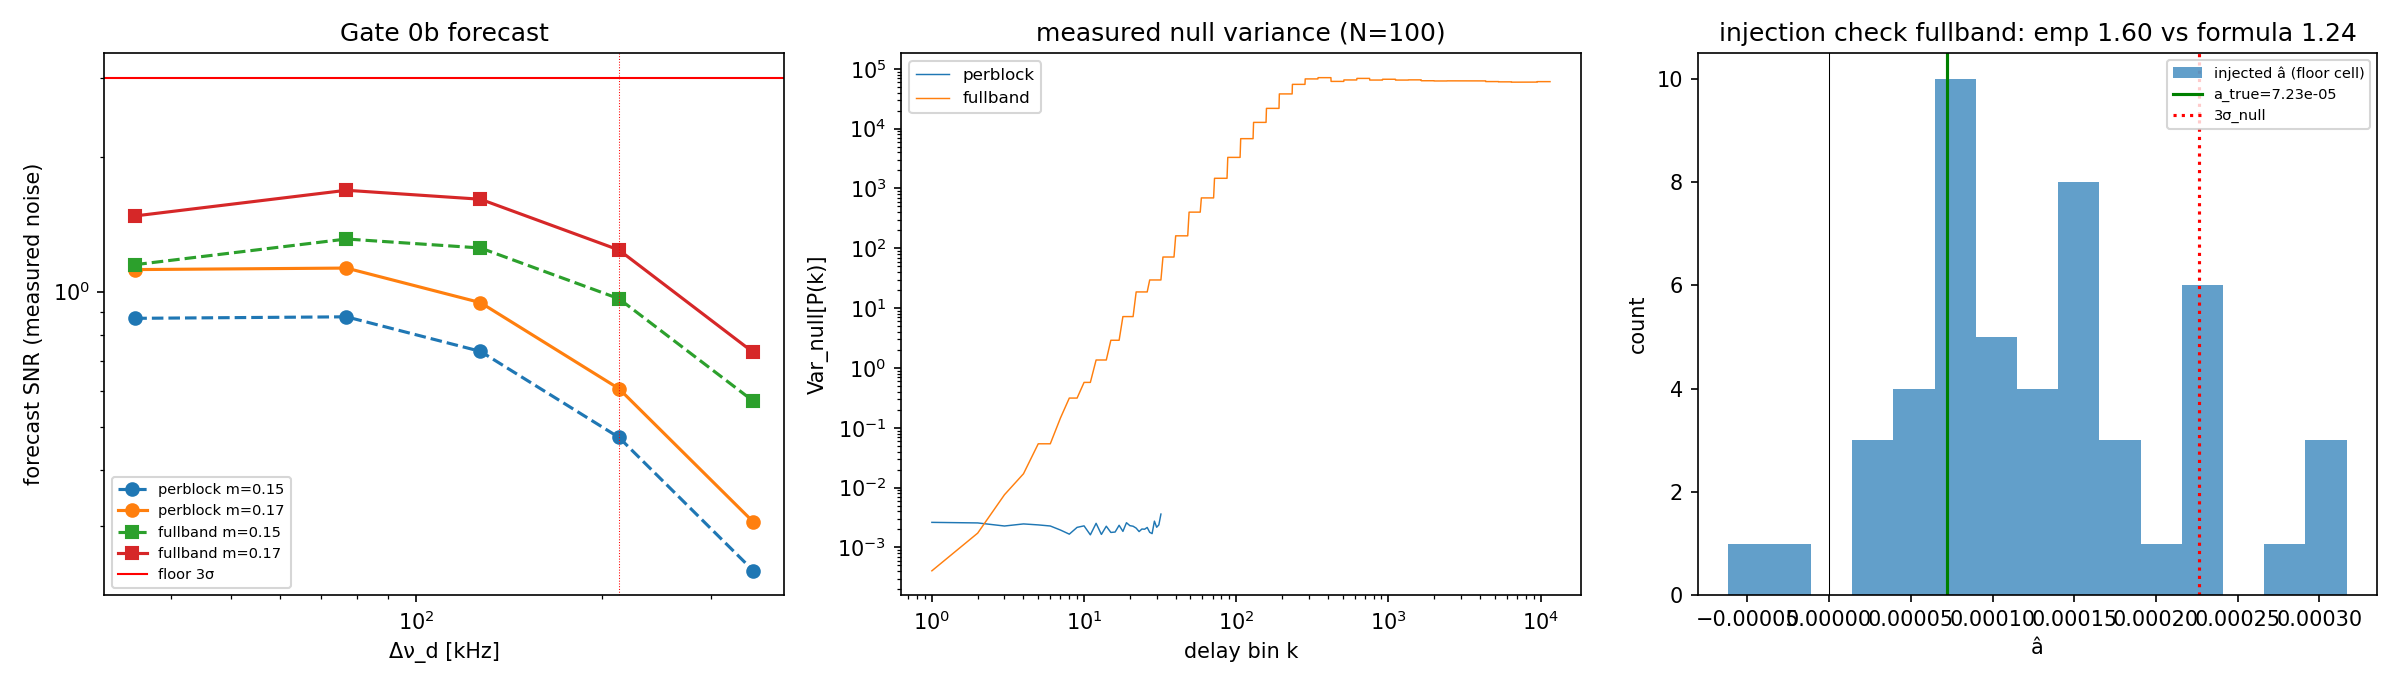

Recreate this plot in Python.
#!/usr/bin/env python3
"""Gate 0b: measured-noise detectability forecast for the P3 optimal estimator.

Predeclared in ``docs/rse/specs/experiment-chime-scint-p3-optimal-estimator.md``
(Faber2026): before any P3 implementation, recompute the Gate-0 detectability
ceiling replacing the idealized radiometer algebra with the **measured** null
variance of the delay-domain cross power on real off-pulse data.

Frozen floor: at m = 0.17, Δν_d = 213 kHz the forecast must reach SNR >= 3 for
the build to proceed; below 3 the experiment terminates as
DOCUMENTED-FAIL-BY-FORECAST with nothing built.

Construction (inherits P2's machinery verbatim via import):

* Null realizations: seeded permutation splits of the off-pulse pool into a
  100-sample pseudo-on and a disjoint reference (P2 G2 convention,
  seed = 900000 + i), through the S2 split-ratio construction -> two ratio
  fields with independent noise.
* Transform: 64-channel block demeaning (identical ``_demean_by_block``), then
  either a per-coarse-block 64-point FFT (variant "perblock") or a full-band
  FFT over all 23 064 fine channels (variant "fullband").  Both variants are
  forecast; the frozen floor passes if EITHER reaches 3 sigma at the floor
  cell — T5 later freezes the winner before G1''.
* Cross power: P(k) = Re[F1(k) conj F2(k)] — noise-bias-free because the two
  splits carry independent noise.
* Template: T(k) = <|D(k)|^2> over synthetic unit-variance Lorentzian-ACF gain
  fields pushed through the SAME mask + demeaning + transform (this bakes the
  block-demeaning transfer function into the template — the T4 correction —
  because demeaning removes most of a scintle wider than the 390.6 kHz block).
  The expected signal cross power is a * T(k) with a = (f_b * m)^2: the ratio
  field carries f_b*m*delta(nu) in both splits (the constant f_b offset dies
  in demeaning).
* Forecast: SNR(m, dnu) = (f_b*m)^2 * sqrt(sum_k T(k)^2 / Var_null(k)) — the
  matched-filter significance with empirical weights (w = 1/Var).
* Empirical cross-check at the floor cell: 50 multiplicative injections
  (gain = 1 + f_b(1 + m*delta), the G1 convention, seeds 8000+r = G1 cell 8)
  through the matched estimator; median(a_hat)/sigma_null must agree with the
  formula to within ~30% for the formula verdict to stand.

Seed spaces: nulls 900000+i (P2 G2), injections 1000*cell+r (P2 G1, cell 8),
templates 700000 + 1000*dnu_index + j (new, disjoint from both).

Blinding: only off-pulse samples are ever read (the P2 harness' structural
guard applies); no on-pulse data enters this forecast.

Run: conda py312; ``python gate0b_forecast.py`` writes gate0b_forecast.json
and gate0b_forecast.png next to this file and prints the verdict JSON.
"""

from __future__ import annotations

import json
import sys
from pathlib import Path

import matplotlib

matplotlib.use("Agg")
import matplotlib.pyplot as plt  # noqa: E402
import numpy as np  # noqa: E402

HERE = Path(__file__).resolve().parent
ROOT = HERE.parents[3]
P2_DIR = HERE.parent / "p2-routeb-voltage"
sys.path.insert(0, str(ROOT))
sys.path.insert(0, str(P2_DIR))

import routeb_calibration as p2  # noqa: E402  (P2 harness: Products, constants)
from scintillation.scint_analysis import routeb_voltage as rb  # noqa: E402
from scintillation.scint_analysis.cross_acf import _demean_by_block  # noqa: E402

# ---- frozen Gate-0b parameters (record: experiment-chime-scint-p3-...) -------
N_NULL = 100
NULL_SEED_BASE = p2.G2_SEED_BASE  # 900000 + i
N_TEMPLATE = 200
TEMPLATE_SEED_BASE = 700_000  # + 1000*dnu_index + j ; disjoint from G1/G2 spaces
N_INJECTION_CHECK = 50
FLOOR_M = 0.17
FLOOR_DNU_KHZ = 213.0
FLOOR_SNR = 3.0
INJECTION_CELL_SEED = 1000 * 8  # G1 cell 8 = (m=0.17, dnu=213 kHz), + realization
MODULATIONS = p2.MODULATIONS  # (0.15, 0.17)
DNU_KHZ = p2.DNU_KHZ  # (35, 77, 127, 213, 352)
F_B = p2.BURST_FLUX_FRACTION  # 0.05
N_VAR_BANDS = 48  # log-spaced delay bands for smoothing the full-band Var(k)
MIN_BLOCK_FINITE = 48  # perblock variant: skip blocks with < 48/64 good channels


def split_ratio_fields(products, on_samples, off_samples, *, on_gain=None):
    """The S2 split-ratio fields, verbatim P2 construction (pol-mean halves).

    Returns (field1, field2): independent-noise ratio spectra whose shared
    content is f_b*m*delta(nu) (plus the demeaning-removed f_b offset).
    """
    on = rb.assert_offpulse_samples(on_samples, name="on_samples")
    off = rb.assert_offpulse_samples(off_samples, name="off_samples")
    on_a, on_b = rb._split_halves(on)
    off_a, off_b = rb._split_halves(off)

    def half(on_h, off_h):
        per_pol = [
            rb._ratio(rb._mean_frame(dyn, on_h, on_gain), rb._mean_frame(dyn, off_h, None))
            for dyn in products.dynamic
        ]
        return 0.5 * (per_pol[0] + per_pol[1])

    return half(on_a, off_a), half(on_b, off_b)


class DelayTransforms:
    """Block-demeaned delay-domain transforms shared by data and templates."""

    def __init__(self, block_ids: np.ndarray) -> None:
        _, self.codes = np.unique(np.asarray(block_ids), return_inverse=True)
        self.n_blocks = int(self.codes.max() + 1)
        # perblock variant: only full 64-channel blocks participate, so every
        # block shares one delay grid (tau_k = k / 390.625 kHz).
        self.full_blocks = [
            np.flatnonzero(self.codes == b)
            for b in range(self.n_blocks)
            if (self.codes == b).sum() == p2.CHANNELS_PER_COARSE
        ]

    def demean(self, field: np.ndarray) -> np.ndarray:
        return _demean_by_block(np.asarray(field, dtype=float), self.codes, self.n_blocks)

    def fullband(self, field: np.ndarray) -> np.ndarray:
        """rfft of the demeaned field, NaN->0 (mask acts as a window; the
        template sees the identical window, so the transfer cancels in a/T)."""
        x = self.demean(field)
        x = np.where(np.isfinite(x), x, 0.0)
        return np.fft.rfft(x)

    def perblock(self, field: np.ndarray) -> np.ndarray:
        """Stack of per-block rffts (blocks with >= MIN_BLOCK_FINITE good
        channels), NaN->0 after demeaning; DC bin dropped by the caller."""
        x = self.demean(field)
        rows = []
        for idx in self.full_blocks:
            block = x[idx]
            finite = np.isfinite(block)
            if finite.sum() < MIN_BLOCK_FINITE:
                continue
            rows.append(np.fft.rfft(np.where(finite, block, 0.0)))
        return np.asarray(rows)

    def cross_power(self, variant: str, f1: np.ndarray, f2: np.ndarray) -> np.ndarray:
        t1, t2 = getattr(self, variant)(f1), getattr(self, variant)(f2)
        if variant == "perblock":
            n = min(len(t1), len(t2))
            power = np.real(t1[:n] * np.conj(t2[:n])).mean(axis=0)
            return power[1:]  # drop DC (demeaned anyway)
        return np.real(t1 * np.conj(t2))[1:]


def smooth_variance(var: np.ndarray) -> np.ndarray:
    """Log-spaced band-average of Var(k): 100 null samples per raw bin is too
    noisy for stable 1/Var weights over ~11k full-band bins; band-averaging is
    slightly conservative (it can only understate the achievable SNR)."""
    n = var.size
    if n <= N_VAR_BANDS:
        return var
    edges = np.unique(np.geomspace(1, n, N_VAR_BANDS + 1).astype(int))
    smoothed = np.empty_like(var)
    for lo, hi in zip(edges[:-1], edges[1:]):
        hi = max(hi, lo + 1)
        smoothed[lo - 1 : hi] = var[lo - 1 : hi].mean()
    return smoothed


def template_bank(products, transforms, variant: str) -> dict[float, np.ndarray]:
    """T(k) per Δν_d: mean delay power of unit-variance Lorentzian-ACF fields
    through the identical mask + demeaning + transform (T4 baked in)."""
    bad = ~products.good_channels
    bank = {}
    for dnu_index, dnu_khz in enumerate(DNU_KHZ):
        acc = None
        for j in range(N_TEMPLATE):
            rng = np.random.default_rng(TEMPLATE_SEED_BASE + 1000 * dnu_index + j)
            delta = rb.lorentzian_gain_field(
                rng,
                n_channels=products.n_band_channels,
                width_channels=p2._width_channels(dnu_khz),
            )
            delta = delta.astype(float)
            delta[bad] = np.nan
            power = transforms.cross_power(variant, delta, delta)
            acc = power if acc is None else acc + power
        bank[dnu_khz] = acc / N_TEMPLATE
    return bank


def matched_estimate(power: np.ndarray, template: np.ndarray, weights: np.ndarray) -> float:
    denominator = float(np.sum(weights * template**2))
    return float(np.sum(weights * power * template) / denominator)


def main() -> int:
    class Args:
        pol0 = p2.DEFAULT_POL0
        pol1 = p2.DEFAULT_POL1
        frequencies = p2.DEFAULT_FREQUENCIES
        time0_metadata = p2.DEFAULT_METADATA

    products = p2.Products(Args())
    transforms = DelayTransforms(products.parent)
    pool = products.off_pool

    # -- null campaign: measured delay-domain cross-power variance -------------
    null_powers = {"perblock": [], "fullband": []}
    for i in range(N_NULL):
        rng = np.random.default_rng(NULL_SEED_BASE + i)
        perm = rng.permutation(pool)
        on = np.sort(perm[: p2.N_ON])
        off = np.sort(perm[p2.N_ON :])
        f1, f2 = split_ratio_fields(products, on, off)
        for variant in null_powers:
            null_powers[variant].append(transforms.cross_power(variant, f1, f2))
    results = {}
    for variant, stack_list in null_powers.items():
        stack = np.asarray(stack_list)
        variance = stack.var(axis=0, ddof=1)
        if variant == "fullband":
            variance = smooth_variance(variance)
        weights = 1.0 / variance
        bank = template_bank(products, transforms, variant)
        forecast = {}
        null_ahat = {}
        for dnu_khz, template in bank.items():
            sigma = float(np.sum(template**2 / variance) ** -0.5)
            forecast[dnu_khz] = {
                m: (F_B * m) ** 2 / sigma for m in MODULATIONS
            }
            a_null = [matched_estimate(p, template, weights) for p in stack]
            null_ahat[dnu_khz] = {
                "sigma_analytic": sigma,
                "sigma_empirical": float(np.std(a_null, ddof=1)),
                "mean": float(np.mean(a_null)),
            }
        results[variant] = {
            "forecast_snr": forecast,
            "null_ahat": null_ahat,
            "variance": variance,
            "weights": weights,
            "bank": bank,
            "stack": stack,
        }

    # -- empirical injection cross-check at the floor cell ---------------------
    variant_at_floor = max(
        results, key=lambda v: results[v]["forecast_snr"][FLOOR_DNU_KHZ][FLOOR_M]
    )
    bank = results[variant_at_floor]["bank"]
    weights = results[variant_at_floor]["weights"]
    template = bank[FLOOR_DNU_KHZ]
    injected = []
    for r in range(N_INJECTION_CHECK):
        rng = np.random.default_rng(INJECTION_CELL_SEED + r)
        perm = rng.permutation(pool)
        on = np.sort(perm[: p2.N_ON])
        off = np.sort(perm[p2.N_ON :])
        delta = rb.lorentzian_gain_field(
            rng,
            n_channels=products.n_band_channels,
            width_channels=p2._width_channels(FLOOR_DNU_KHZ),
        )
        gain = 1.0 + F_B * (1.0 + FLOOR_M * delta)
        f1, f2 = split_ratio_fields(products, on, off, on_gain=gain)
        power = transforms.cross_power(variant_at_floor, f1, f2)
        injected.append(matched_estimate(power, template, weights))
    sigma_null = results[variant_at_floor]["null_ahat"][FLOOR_DNU_KHZ]["sigma_empirical"]
    a_true = (F_B * FLOOR_M) ** 2
    empirical_snr = float(np.median(injected) / sigma_null)
    formula_snr = results[variant_at_floor]["forecast_snr"][FLOOR_DNU_KHZ][FLOOR_M]

    floor_snr = max(
        results[v]["forecast_snr"][FLOOR_DNU_KHZ][FLOOR_M] for v in results
    )
    verdict = "PROCEED" if floor_snr >= FLOOR_SNR else "DOCUMENTED-FAIL-BY-FORECAST"

    # -- figure (visual vetting) ------------------------------------------------
    fig, axes = plt.subplots(1, 3, figsize=(16, 4.6))
    for variant, marker in (("perblock", "o"), ("fullband", "s")):
        for m, style in zip(MODULATIONS, ("--", "-")):
            snr = [results[variant]["forecast_snr"][d][m] for d in DNU_KHZ]
            axes[0].plot(DNU_KHZ, snr, style, marker=marker, label=f"{variant} m={m}")
    axes[0].axhline(FLOOR_SNR, color="r", lw=1, label="floor 3σ")
    axes[0].axvline(FLOOR_DNU_KHZ, color="r", lw=0.5, ls=":")
    axes[0].set(
        xscale="log", yscale="log", xlabel="Δν_d [kHz]",
        ylabel="forecast SNR (measured noise)", title="Gate 0b forecast",
    )
    axes[0].legend(fontsize=7)
    for variant in results:
        var = results[variant]["variance"]
        axes[1].plot(np.arange(1, var.size + 1), var, lw=0.7, label=variant)
    axes[1].set(
        xscale="log", yscale="log", xlabel="delay bin k",
        ylabel="Var_null[P(k)]", title=f"measured null variance (N={N_NULL})",
    )
    axes[1].legend(fontsize=8)
    axes[2].hist(injected, bins=15, alpha=0.7, label="injected â (floor cell)")
    axes[2].axvline(a_true, color="g", label=f"a_true={a_true:.2e}")
    axes[2].axvline(0, color="k", lw=0.5)
    axes[2].axvline(sigma_null * FLOOR_SNR, color="r", ls=":", label="3σ_null")
    axes[2].set(
        xlabel="â", ylabel="count",
        title=f"injection check {variant_at_floor}: emp {empirical_snr:.2f} vs formula {formula_snr:.2f}",
    )
    axes[2].legend(fontsize=7)
    fig.tight_layout()
    fig.savefig(HERE / "gate0b_forecast.png", dpi=150)

    payload = {
        "experiment": "p3-optimal-estimator",
        "gate": "0b",
        "record": "docs/rse/specs/experiment-chime-scint-p3-optimal-estimator.md",
        "inputs_sha256": products.inputs_sha256,
        "n_null": N_NULL,
        "n_template": N_TEMPLATE,
        "n_injection_check": N_INJECTION_CHECK,
        "seed_bases": {
            "null": NULL_SEED_BASE,
            "template": TEMPLATE_SEED_BASE,
            "injection_check": INJECTION_CELL_SEED,
        },
        "burst_flux_fraction": F_B,
        "floor": {"m": FLOOR_M, "dnu_khz": FLOOR_DNU_KHZ, "snr_min": FLOOR_SNR},
        "forecast_snr": {
            variant: {
                str(d): {str(m): results[variant]["forecast_snr"][d][m] for m in MODULATIONS}
                for d in DNU_KHZ
            }
            for variant in results
        },
        "sigma_calibration": {
            variant: {
                str(d): {
                    "analytic": results[variant]["null_ahat"][d]["sigma_analytic"],
                    "empirical": results[variant]["null_ahat"][d]["sigma_empirical"],
                    "null_mean": results[variant]["null_ahat"][d]["mean"],
                }
                for d in DNU_KHZ
            }
            for variant in results
        },
        "injection_check": {
            "variant": variant_at_floor,
            "a_true": a_true,
            "a_hat_median": float(np.median(injected)),
            "a_hat_values": [float(v) for v in injected],
            "empirical_snr": empirical_snr,
            "formula_snr": formula_snr,
        },
        "floor_snr": floor_snr,
        "floor_variant": variant_at_floor,
        "verdict": verdict,
    }
    (HERE / "gate0b_forecast.json").write_text(json.dumps(payload, indent=2, sort_keys=True) + "\n")
    print(
        json.dumps(
            {
                "verdict": verdict,
                "floor_snr": round(floor_snr, 3),
                "floor_variant": variant_at_floor,
                "empirical_check_snr": round(empirical_snr, 3),
                "formula_snr_at_floor": round(formula_snr, 3),
                "perblock_213_m017": round(results["perblock"]["forecast_snr"][213.0][0.17], 3),
                "fullband_213_m017": round(results["fullband"]["forecast_snr"][213.0][0.17], 3),
            },
            sort_keys=True,
        )
    )
    return 0 if verdict == "PROCEED" else 2


if __name__ == "__main__":
    raise SystemExit(main())
